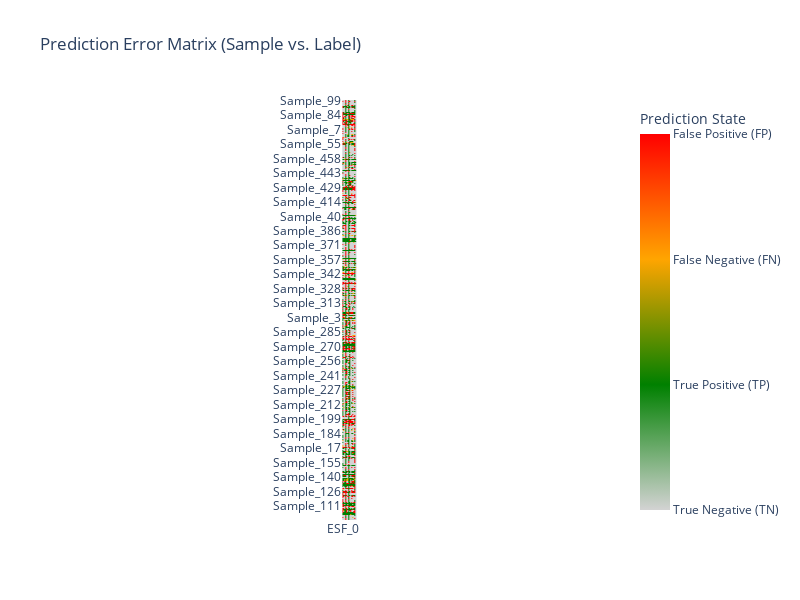
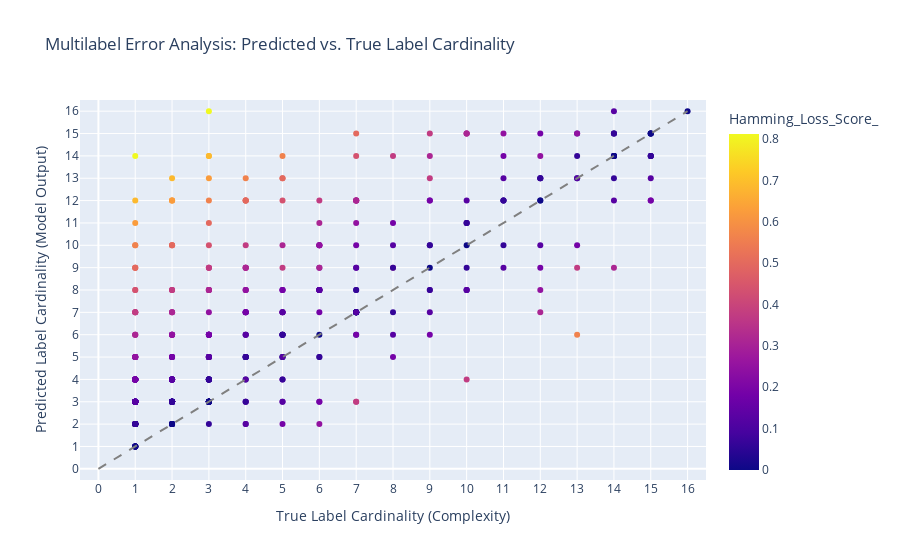

The code cell stored with these charts, in order, in its notebook:
### Code cell
study_brxgb_best_params = study_brxgb.best_params

study_brxgb_best_params_xgb = {
    'n_estimators': study_brxgb_best_params['n_estimators'],
    'max_depth': study_brxgb_best_params['max_depth'],
    'learning_rate': study_brxgb_best_params['learning_rate'],
    'subsample': study_brxgb_best_params['subsample'],
    'colsample_bytree' : study_brxgb_best_params['colsample_bytree'],
    'scale_pos_weight': study_brxgb_best_params['scale_pos_weight'],
    'base_score': 0.5,
    'random_state': random_state,
    'verbosity': 0,
    'use_label_encoder': False,
    'eval_metric': 'logloss',
    'use_label_encoder': False
}

study_brxgb_base_xgb = XGBClassifier(**study_brxgb_best_params_xgb)
study_brxgb_tuned = BinaryRelevance(
    classifier = study_brxgb_base_xgb,
    require_dense = [True, True]
)

study_brxgb_tuned.fit(X_train_transformed, y_train_transformed)

y_pred_training_br = study_brxgb_tuned.predict(X_train_transformed)

display_results(y_train_transformed, y_pred_training_br.toarray())

display_error_heatmap(y_train_transformed, y_pred_training_br)

display_label_cardinality_error(y_train_transformed, y_pred_training_br.toarray())

### Figure 1 — Plotly figure (JSON) as saved in the notebook; plotly's stock layout.template omitted (floating-point values rounded to 4 significant figures; data arrays with more than 128 entries replaced by an {"elided": "..."} marker saying what was removed)
{"data": [{"coloraxis": "coloraxis", "hovertemplate": "x: %{x}<br>y: %{y}<br>color: %{z}<extra></extra>", "name": "0", "type": "heatmap", "x": ["ESF_0", "ESF_1", "ESF_2", "ESF_3", "ESF_4", "ESF_5", "ESF_6", "ESF_7", "ESF_8", "ESF_9", "ESF_10", "ESF_11", "ESF_12", "ESF_13", "ESF_14", "ESF_15"], "xaxis": "x", "y": {"elided": "464 str values"}, "yaxis": "y", "z": {"elided": "464x16 int values"}}], "layout": {"autosize": false, "coloraxis": {"colorbar": {"ticktext": ["True Negative (TN)", "True Positive (TP)", "False Negative (FN)", "False Positive (FP)"], "tickvals": [0, 1, 2, 3], "title": {"text": "Prediction State"}}, "colorscale": [[0, "lightgray"], [0.3333, "green"], [0.6667, "orange"], [1, "red"]]}, "height": 600, "title": {"text": "Prediction Error Matrix (Sample vs. Label)"}, "width": 800, "xaxis": {"anchor": "y", "constrain": "domain", "domain": [0, 1], "scaleanchor": "y"}, "yaxis": {"anchor": "x", "autorange": "reversed", "categoryorder": "category descending", "constrain": "domain", "domain": [0, 1]}}}

### Figure 2 — Plotly figure (JSON) as saved in the notebook; plotly's stock layout.template omitted (floating-point values rounded to 4 significant figures; data arrays with more than 128 entries replaced by an {"elided": "..."} marker saying what was removed)
{"data": [{"customdata": {"elided": "464x2 mixed values"}, "hovertemplate": "True_Cardinality=%{x}<br>Predicted_Cardinality=%{y}<br>Sample_ID=%{customdata[0]}<br>Total_Errors=%{customdata[1]}<br>Hamming_Loss_Score_=%{marker.color}<extra></extra>", "legendgroup": "", "marker": {"color": {"elided": "464 float values"}, "coloraxis": "coloraxis", "symbol": "circle"}, "mode": "markers", "name": "", "orientation": "v", "showlegend": false, "type": "scatter", "x": {"elided": "464 int values"}, "xaxis": "x", "y": {"elided": "464 int values"}, "yaxis": "y"}], "layout": {"coloraxis": {"colorbar": {"title": {"text": "Hamming_Loss_Score_"}}, "colorscale": [[0, "#0d0887"], [0.1111, "#46039f"], [0.2222, "#7201a8"], [0.3333, "#9c179e"], [0.4444, "#bd3786"], [0.5556, "#d8576b"], [0.6667, "#ed7953"], [0.7778, "#fb9f3a"], [0.8889, "#fdca26"], [1, "#f0f921"]]}, "legend": {"tracegroupgap": 0}, "shapes": [{"line": {"color": "gray", "dash": "dash"}, "type": "line", "x0": 0, "x1": 16, "y0": 0, "y1": 16}], "title": {"text": "Multilabel Error Analysis: Predicted vs. True Label Cardinality"}, "xaxis": {"anchor": "y", "domain": [0, 1], "range": [-0.5, 16.5], "tickvals": [0, 1, 2, 3, 4, 5, 6, 7, 8, 9, 10, 11, 12, 13, 14, 15, 16], "title": {"text": "True Label Cardinality (Complexity)"}}, "yaxis": {"anchor": "x", "domain": [0, 1], "range": [-0.5, 16.5], "tickvals": [0, 1, 2, 3, 4, 5, 6, 7, 8, 9, 10, 11, 12, 13, 14, 15, 16], "title": {"text": "Predicted Label Cardinality (Model Output)"}}}}
